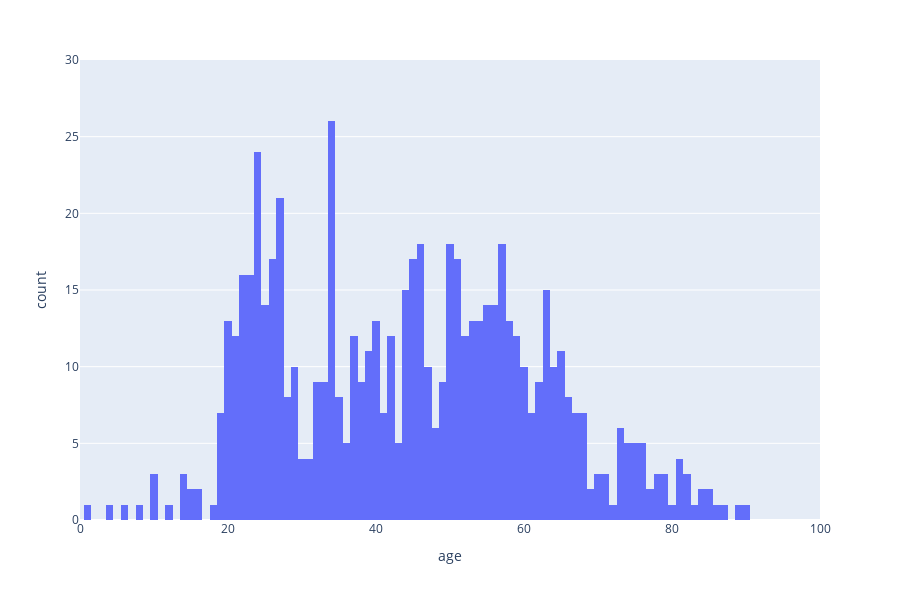

The code cell stored with this chart in its notebook:
### Code cell
fig = px.histogram(df_patient, x='age', range_x=[0,100], range_y=[0,30])
fig.show()

### Figure 1 — Plotly figure (JSON) as saved in the notebook; plotly's stock layout.template omitted (floating-point values rounded to 4 significant figures; data arrays with more than 128 entries replaced by an {"elided": "..."} marker saying what was removed)
{"data": [{"alignmentgroup": "True", "bingroup": "x", "hoverlabel": {"namelength": 0}, "hovertemplate": "age=%{x}<br>count=%{y}", "legendgroup": "", "marker": {"color": "#636efa"}, "name": "", "offsetgroup": "", "orientation": "v", "showlegend": false, "type": "histogram", "x": {"elided": "7869 int values"}, "xaxis": "x", "yaxis": "y"}], "layout": {"barmode": "relative", "height": 600, "legend": {"tracegroupgap": 0}, "margin": {"t": 60}, "xaxis": {"anchor": "y", "domain": [0, 1], "range": [0, 100], "title": {"text": "age"}}, "yaxis": {"anchor": "x", "domain": [0, 1], "range": [0, 30], "title": {"text": "count"}}}}
